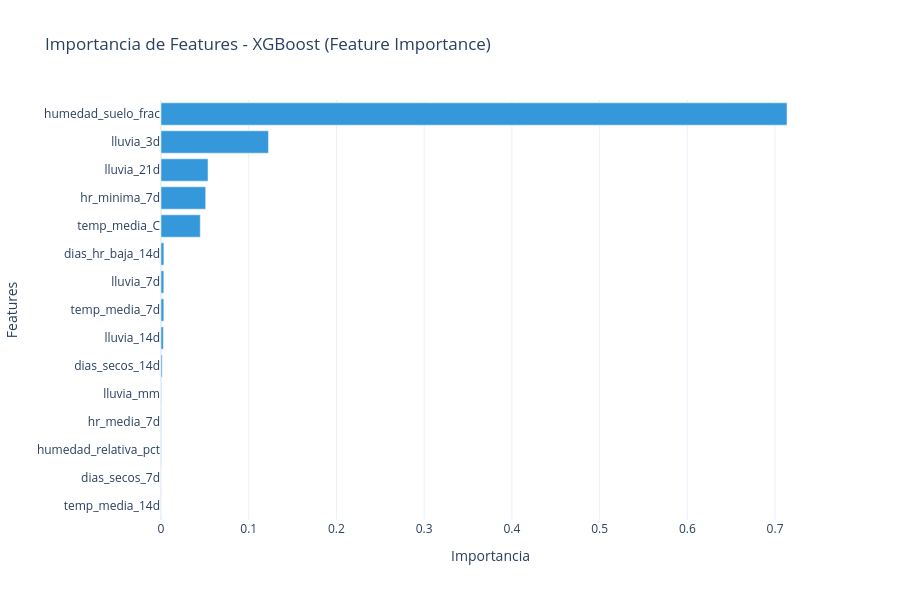

Source (notebook cell):
### Markdown cell above
## 4. IMPORTANCIA DE FEATURES

**Visualización:** Gráfico de barras con importancia de variables

**Qué muestra:**
- Qué variables son más importantes para predecir
- Helpers para entender qué monitorear
- Identificar variables irrelevantes

### Code cell
print("\n" + "="*70)
print("4. IMPORTANCIA DE FEATURES")
print("="*70)

# Extraer importancias del mejor modelo
modelo_mejor = resultados_chapulin[mejor_modelo_name]['modelo']

# Manejar diferentes tipos de modelos
if mejor_modelo_name == 'Logística':
    importancias = np.abs(modelo_mejor.coef_[0])
    titulo_extra = "(Coeficientes Absolutos)"
else:
    importancias = modelo_mejor.feature_importances_
    titulo_extra = "(Feature Importance)"

indices_sort = np.argsort(importancias)[-15:]  # Top 15

fig = go.Figure(data=[go.Bar(
    y=[features[i] for i in indices_sort],
    x=[importancias[i] for i in indices_sort],
    orientation='h',
    marker=dict(color='#3498DB')
)])

fig.update_layout(
    title=f'Importancia de Features - {mejor_modelo_name} {titulo_extra}',
    xaxis_title='Importancia',
    yaxis_title='Features',
    height=600,
    template='plotly_white'
)

fig.show()
fig.write_html("../reports/10_importancia_features.html")
print("✓ Gráfica guardada: reports/10_importancia_features.html")

### Figure 1 — Plotly figure (JSON) as saved in the notebook; plotly's stock layout.template omitted (floating-point values rounded to 4 significant figures)
{"data": [{"marker": {"color": "#3498DB"}, "orientation": "h", "x": [0.0, 0.0, 0.0002059, 0.0002312, 0.0003647, 0.001314, 0.002693, 0.00319, 0.003195, 0.003297, 0.04477, 0.05095, 0.05358, 0.1226, 0.7137], "y": ["temp_media_14d", "dias_secos_7d", "humedad_relativa_pct", "hr_media_7d", "lluvia_mm", "dias_secos_14d", "lluvia_14d", "temp_media_7d", "lluvia_7d", "dias_hr_baja_14d", "temp_media_C", "hr_minima_7d", "lluvia_21d", "lluvia_3d", "humedad_suelo_frac"], "type": "bar"}], "layout": {"title": {"text": "Importancia de Features - XGBoost (Feature Importance)"}, "xaxis": {"title": {"text": "Importancia"}}, "yaxis": {"title": {"text": "Features"}}, "height": 600}}
